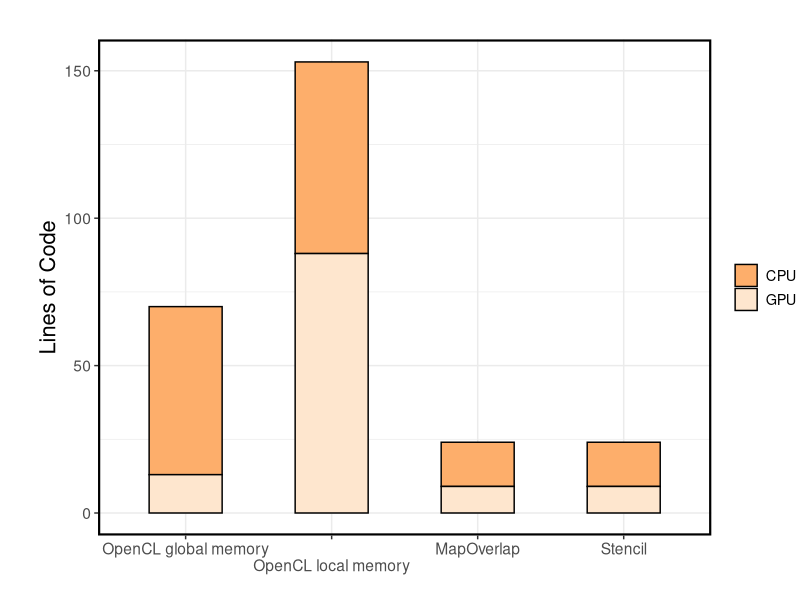

The R source for this figure: (Note: this script raises an error after producing the figure.)
library(ggplot2)
library(gridExtra)

# replace | with newline
strwr <- function(str) gsub("\\|", "\n", str)

my_levels <- c("OpenCL global memory", "|OpenCL local memory", "MapOverlap", "Stencil")

data <- read.csv("loc.csv", sep=";", comment.char="#", header=TRUE, row.names=NULL)
data$Version <- factor(data$Version, levels = my_levels)

theme <- theme_bw() +
  theme(text = element_text(size = 14),
        axis.title = element_text(size = rel(1.125), vjust = 1),
        axis.text.x = element_text(size = rel(1)),
        legend.text = element_text(size = rel(0.75)),
        panel.border = element_rect(linetype = "solid", colour = "black", size = 1.5),
        plot.margin = unit(c(1,-1,0,1), 'cm'),
        legend.position="right",
        legend.title = element_blank(),
        strip.background = element_rect(colour = "black", fill = "white", size = 1.5))

labs <- labs(x = "", y = "Lines of Code")

# create plot
plot <- ggplot(na.omit(data), aes(x=Version, y=value, fill=Kind)) +
  geom_bar(color="black", width=.5, stat = "identity") +
  scale_fill_manual(values=c("#fdae6b", "#fee6ce")) +
  scale_x_discrete(labels= strwr(levels(data$Version))) + theme + labs

aranged <- arrangeGrob(plot, legend=textGrob("SkelCL", gp = gpar(cex = 1.25), x = unit(-2.4, "in"), y = unit(0.25, "in")))

# Printing the graph works:
print(aranged)

ggsave <- ggplot2::ggsave; body(ggsave) <- body(ggplot2::ggsave)[-2]

# save plot to file
ggsave(file = "gauss_loc.pdf", plot = aranged, width = 8, height = 4, units = c("in"))

plot
